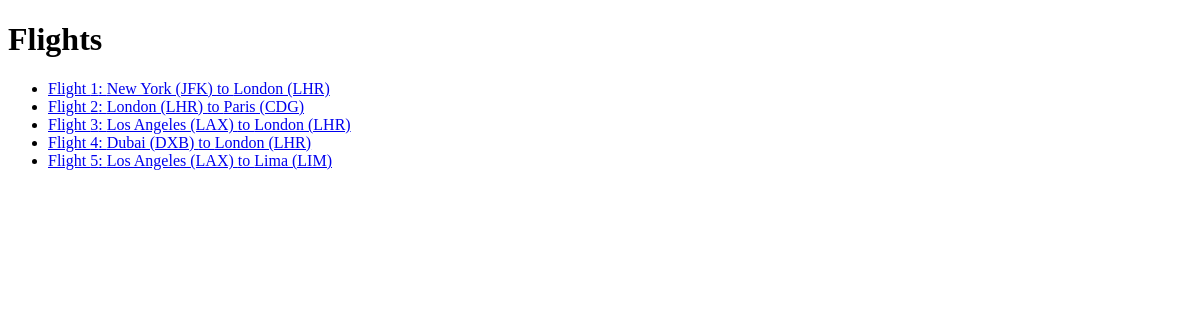
The app's page /flights/, older data.
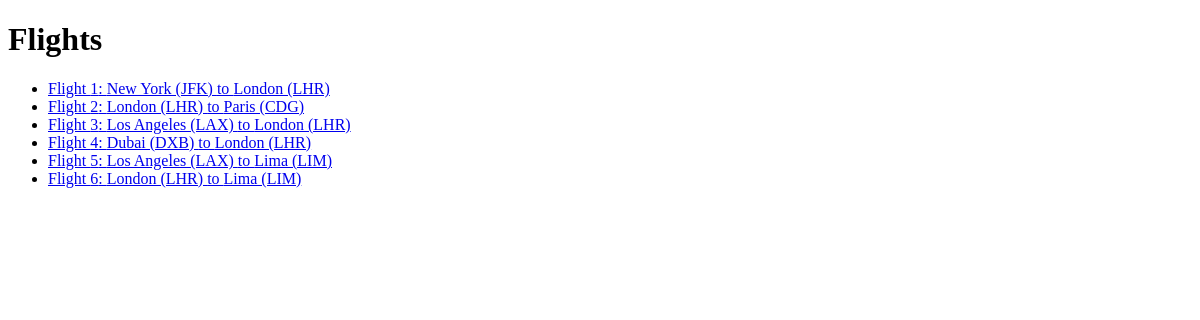
The same page, newer data.
### flights/models.py (models this page shows, shortened)
class Flight(models.Model):
    origin = models.ForeignKey(Airport, on_delete=models.CASCADE, related_name='departures')
    destination = models.ForeignKey(Airport, on_delete=models.CASCADE, related_name='arrivals')
    duration = models.IntegerField()

class Airport(models.Model):
    code = models.CharField(max_length=3)
    city = models.CharField(max_length=64)
    def __str__(self):
        return f"{self.city} ({self.code})"

### flights/views.py (the view)
# urls.py: path("", views.index, name="index"),
def index(request):
    return render(request, "flights/index.html", {
        "flights": Flight.objects.all()
    })

### flights/templates/flights/index.html
{% extends "flights/layout.html" %}
{% block body %}
    <h1>Flights</h1>
    <ul>
        {% for flight in flights %}
            <li>
                <a href="{% url 'flight' flight.id %}">
                    Flight {{ flight.id }}: {{ flight.origin }} to {{ flight.destination }}
                </a>
            </li>
        {% endfor %}
    </ul>
{% endblock %}

Row changes from the older to the newer data that the page shows:
added Flight: id "6", origin "London (LHR)", destination "Lima (LIM)"
